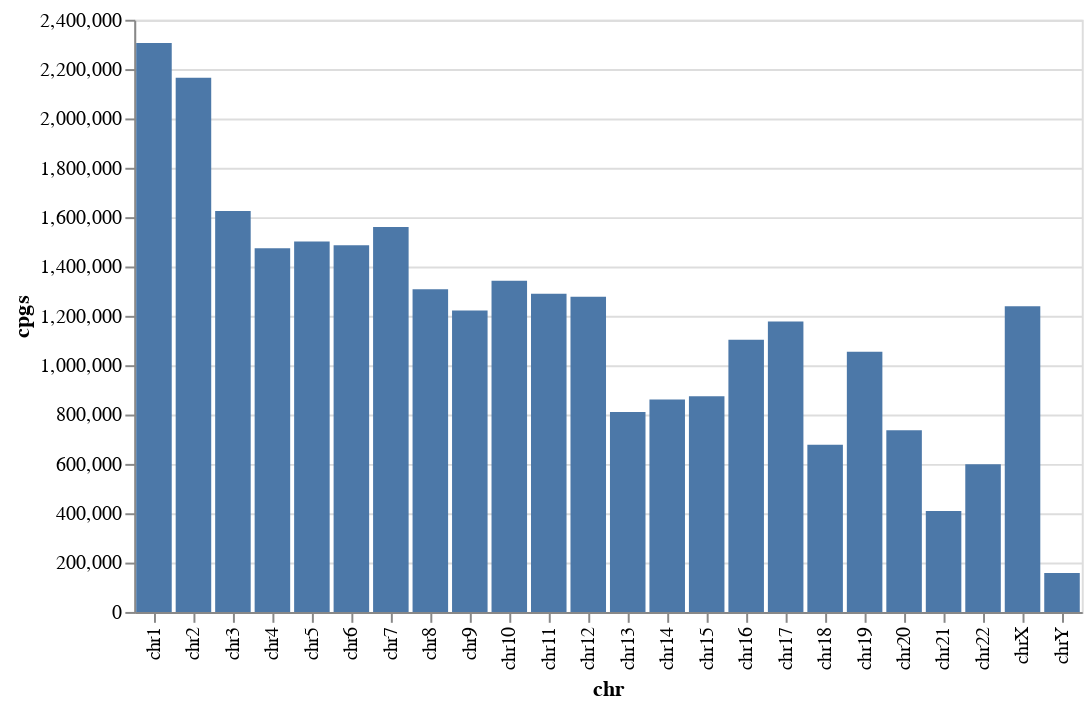

Notebook code cell kept with this figure:
### Code cell
# Count the number of CpGs per chromosome
cpgs_per_chr = {k: len(v) for k, v in cpg_sites_dict.items()}

# Altair chart but don't sort the chromosomes
alt.Chart(pd.DataFrame({"chr": list(cpgs_per_chr.keys()), "cpgs": list(cpgs_per_chr.values())})).mark_bar().encode(
    x=alt.X("chr", sort=None),
    y="cpgs",
)

### Figure 1 — Vega-Lite specification as saved in the notebook (floating-point values rounded to 4 significant figures)
{"config": {"view": {"continuousWidth": 300, "continuousHeight": 300}}, "data": {"name": "data-d96586b5b11130f6b43638840874c4d6"}, "mark": {"type": "bar"}, "encoding": {"x": {"field": "chr", "sort": null, "type": "nominal"}, "y": {"field": "cpgs", "type": "quantitative"}}, "$schema": "https://vega.github.io/schema/vega-lite/v5.8.0.json", "datasets": {"data-d96586b5b11130f6b43638840874c4d6": [{"chr": "chr1", "cpgs": 2305751}, {"chr": "chr2", "cpgs": 2164801}, {"chr": "chr3", "cpgs": 1624422}, {"chr": "chr4", "cpgs": 1473990}, {"chr": "chr5", "cpgs": 1501552}, {"chr": "chr6", "cpgs": 1486524}, {"chr": "chr7", "cpgs": 1560396}, {"chr": "chr8", "cpgs": 1307464}, {"chr": "chr9", "cpgs": 1221678}, {"chr": "chr10", "cpgs": 1341721}, {"chr": "chr11", "cpgs": 1289174}, {"chr": "chr12", "cpgs": 1277371}, {"chr": "chr13", "cpgs": 810154}, {"chr": "chr14", "cpgs": 860901}, {"chr": "chr15", "cpgs": 874055}, {"chr": "chr16", "cpgs": 1103385}, {"chr": "chr17", "cpgs": 1177092}, {"chr": "chr18", "cpgs": 677996}, {"chr": "chr19", "cpgs": 1054497}, {"chr": "chr20", "cpgs": 736314}, {"chr": "chr21", "cpgs": 409083}, {"chr": "chr22", "cpgs": 598862}, {"chr": "chrX", "cpgs": 1239226}, {"chr": "chrY", "cpgs": 158187}]}}
